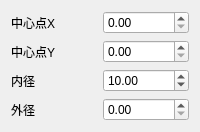
                         <widget class="QWidget" name="page_circle">
                          <layout class="QVBoxLayout" name="verticalLayout_37">
                           <item>
                            <layout class="QHBoxLayout" name="horizontalLayout_50" stretch="0,0">
                             <item>
                              <widget class="QLabel" name="label_39">
                               <property name="text">
                                <string>中心点X</string>
                               </property>
                              </widget>
                             </item>
                             <item>
                              <widget class="QDoubleSpinBox" name="roi_circle_centerX">
                               <property name="maximum">
                                <double>99990000.000000000000000</double>
                               </property>
                              </widget>
                             </item>
                            </layout>
                           </item>
                           <item>
                            <layout class="QHBoxLayout" name="horizontalLayout_49">
                             <item>
                              <widget class="QLabel" name="label_38">
                               <property name="text">
                                <string>中心点Y</string>
                               </property>
                              </widget>
                             </item>
                             <item>
                              <widget class="QDoubleSpinBox" name="roi_circle_centerY">
                               <property name="maximum">
                                <double>99990000.000000000000000</double>
                               </property>
                              </widget>
                             </item>
                            </layout>
                           </item>
                           <item>
                            <layout class="QHBoxLayout" name="horizontalLayout_48">
                             <item>
                              <widget class="QLabel" name="label_37">
                               <property name="text">
                                <string>内径</string>
                               </property>
                              </widget>
                             </item>
                             <item>
                              <widget class="QDoubleSpinBox" name="roi_circle_radius_in">
                               <property name="maximum">
                                <double>99990000.000000000000000</double>
                               </property>
                               <property name="value">
                                <double>10.000000000000000</double>
                               </property>
                              </widget>
                             </item>
                            </layout>
                           </item>
                           <item>
                            <layout class="QHBoxLayout" name="horizontalLayout_64">
                             <item>
                              <widget class="QLabel" name="label_55">
                               <property name="text">
                                <string>外径</string>
                               </property>
                              </widget>
                             </item>
                             <item>
                              <widget class="QDoubleSpinBox" name="roi_circle_radius_out">
                               <property name="maximum">
                                <double>99990000.000000000000000</double>
                               </property>
                              </widget>
                             </item>
                            </layout>
                           </item>
                          </layout>
                         </widget>
